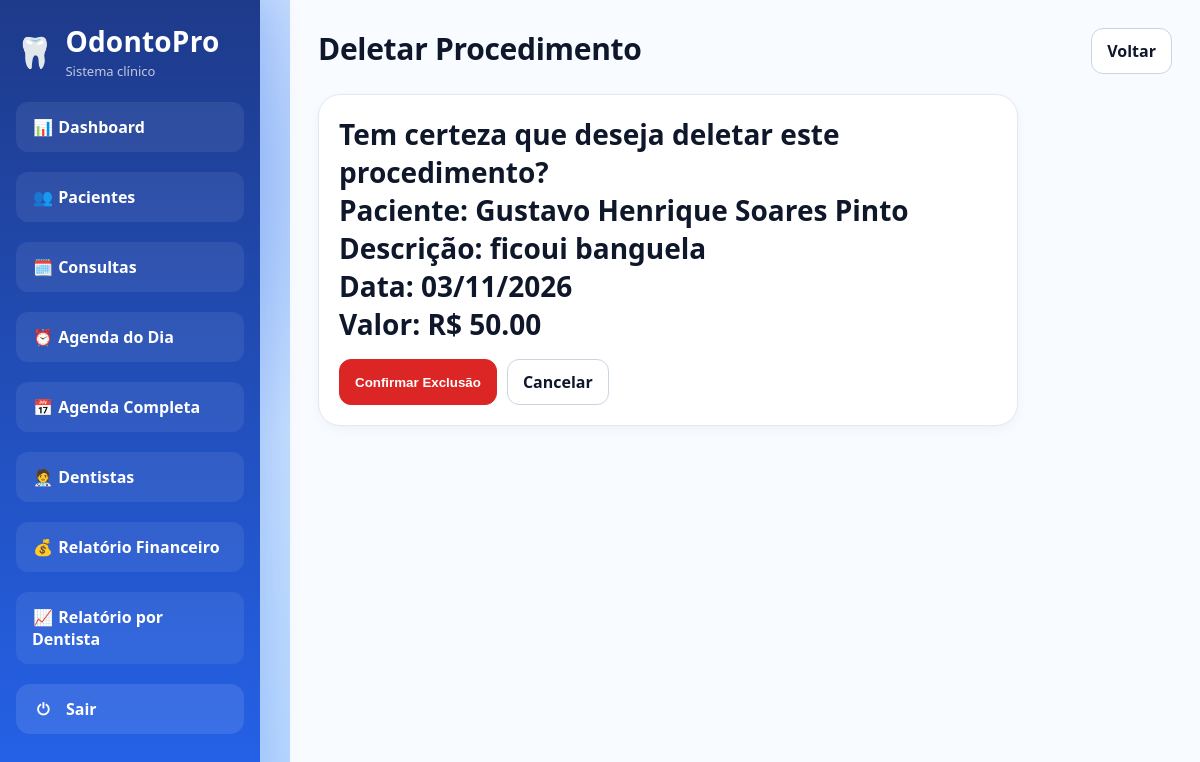
Screenshot of /procedimentos/13/deletar/ (signed in) with the database file from the repository.
### core/models.py (models this page shows, shortened)
class Procedimento(models.Model):
    paciente = models.ForeignKey(
        Paciente,
        on_delete=models.CASCADE,
        related_name="procedimentos"
    )
    dentista = models.ForeignKey(
        Dentista,
        on_delete=models.SET_NULL,
        null=True,
        blank=True,
        related_name="procedimentos"
    )
    descricao = models.CharField(max_length=200)
    valor = models.DecimalField(max_digits=10, decimal_places=2, default=0)
    data = models.DateField()

class Paciente(models.Model):
    nome = models.CharField(max_length=120)
    cpf = models.CharField(max_length=14, unique=True)
    telefone = models.CharField(max_length=20, blank=True, null=True)
    data_nascimento = models.DateField(blank=True, null=True)
    endereco = models.CharField(max_length=255, blank=True, null=True)
    observacoes = models.TextField(blank=True, null=True)
    data_cadastro = models.DateTimeField(auto_now_add=True)

### core/views.py (the view)
# urls.py: path("procedimentos/<int:pk>/deletar/", views.deletar_procedimento, name="deletar_procedimento"),
@login_required
def deletar_procedimento(request, pk):
    procedimento = get_object_or_404(Procedimento, pk=pk)
    if request.method == "POST":
        paciente_id = procedimento.paciente.pk
        procedimento.delete()
        messages.success(request, "Procedimento deletado com sucesso.")
        return redirect("detalhes_paciente", pk=paciente_id)
    return render(request, "core/procedimentos/confirmar_delete.html", {
        "procedimento": procedimento,
    })

### core/templatetags/core_extras.py (called while the page is built)
@register.filter
def has_group(user, group_name):
    return user.groups.filter(name=group_name).exists()

### core/templates/core/procedimentos/confirmar_delete.html (shortened to what this page needs)
{% extends "core/base.html" %}
{% block content %}
<div class="page-header">
    <h1>Deletar Procedimento</h1>
    <a href="{% url 'detalhes_paciente' procedimento.paciente.pk %}" class="btn btn-ghost">Voltar</a>
</div>
<div class="card" style="max-width: 700px;">
    <p>Tem certeza que deseja deletar este procedimento?</p>
    <p><strong>Paciente:</strong> {{ procedimento.paciente.nome }}</p>
    <p><strong>Descrição:</strong> {{ procedimento.descricao }}</p>
    <p><strong>Data:</strong> {{ procedimento.data|date:"d/m/Y" }}</p>
    <p><strong>Valor:</strong> R$ {{ procedimento.valor }}</p>
    <form method="post" style="margin-top:16px; display:flex; gap:10px;">
        <button type="submit" class="btn btn-danger">Confirmar Exclusão</button>
        <a href="{% url 'detalhes_paciente' procedimento.paciente.pk %}" class="btn btn-ghost">Cancelar</a>
    </form>
</div>
{% endblock %}

### core/static/core/css/style.css (style rules this page uses)
* { box-sizing: border-box; }
:root { --bg: #f4f7fb; --bg-soft: #eef3f9; --surface: #ffffff; --surface-alt: #f8fbff; --border: #e2e8f0; --border-strong: #cbd5e1; --text: #0f172a; --text-soft: #64748b; --primary: #1d4ed8; --primary-soft: #eff6ff; --primary-border: #bfdbfe; --sidebar-start: #0b2b5a; --sidebar-end: #0d4ea1; --success-bg: #dcfce7; --success-text: #166534; --danger-bg: #fee2e2; --danger-text: #991b1b; --neutral-bg: #e5e7eb; --neutral-text: #374151; --warning-bg: #fef3c7; --warning-text: #92400e; --shadow-sm: 0 4px 12px rgba(15, 23, 42, 0.04); --shadow-md: 0 10px 24px rgba(15, 23, 42, 0.06); --radius-md: 14px; --radius-lg: 18px; --radius-xl: 22px; }
body { margin: 0; font-family: Arial, Helvetica, sans-serif; color: var(--text); background: linear-gradient(180deg, #edf3f9 0%, #f7f9fc 100%); }
a { color: inherit; text-decoration: none; }
h1, .title { margin: 0; font-size: 30px; font-weight: 800; letter-spacing: -0.3px; }
.page-header { display: flex; align-items: flex-start; justify-content: space-between; gap: 16px; margin-bottom: 20px; }
.card, .card-form { padding: 20px; background: var(--surface); border: 1px solid var(--border); border-radius: var(--radius-xl); box-shadow: var(--shadow-sm); }
.card { flex: 1; min-width: 220px; }
.card p { margin: 0; font-size: 28px; font-weight: 800; color: var(--text); }
form { width: 100%; }
.btn { display: inline-flex; align-items: center; justify-content: center; padding: 11px 15px; font-weight: 800; color: #fff; cursor: pointer; background: var(--primary); border: 1px solid var(--primary); border-radius: 12px; transition: transform 0.2s ease, opacity 0.2s ease, background 0.2s ease; }
.btn-ghost { color: var(--text); background: #fff; border-color: var(--border-strong); }
.btn-danger { color: #fff; background: #dc2626; border-color: #dc2626; }
html, body { min-height: 100%; margin: 0; padding: 0; }
body { font-family: 'Segoe UI', sans-serif; color: #0f172a; background: radial-gradient(circle at 10% 20%, rgba(37, 99, 235, 0.35), transparent 25%), radial-gradient(circle at 90% 80%, rgba(59, 130, 246, 0.25), transparent 25%), linear-gradient(135deg, #dbeafe 0%, #bfdbfe 40%, #93c5fd 100%); }

### rows the page displays
Procedimento: paciente.nome "Gustavo Henrique Soares Pinto", descricao "ficoui banguela", data "03/11/2026", valor "50.00"
